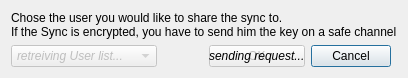
<?xml version="1.0" encoding="UTF-8"?>
<ui version="4.0">
 <class>QtShareDialog</class>
 <widget class="QDialog" name="QtShareDialog">
  <property name="geometry">
   <rect>
    <x>0</x>
    <y>0</y>
    <width>370</width>
    <height>75</height>
   </rect>
  </property>
  <property name="sizePolicy">
   <sizepolicy hsizetype="Fixed" vsizetype="Fixed">
    <horstretch>0</horstretch>
    <verstretch>0</verstretch>
   </sizepolicy>
  </property>
  <property name="windowTitle">
   <string>Add Share</string>
  </property>
  <property name="windowIcon">
   <iconset resource="qtClient.qrc">
    <normaloff>:/Resources/icon.png</normaloff>:/Resources/icon.png</iconset>
  </property>
  <layout class="QGridLayout" name="gridLayout_2">
   <item row="1" column="3">
    <widget class="QPushButton" name="cancelButton">
     <property name="text">
      <string>Cancel</string>
     </property>
    </widget>
   </item>
   <item row="1" column="0">
    <widget class="QComboBox" name="userBox">
     <property name="enabled">
      <bool>false</bool>
     </property>
     <property name="sizePolicy">
      <sizepolicy hsizetype="Expanding" vsizetype="Fixed">
       <horstretch>0</horstretch>
       <verstretch>0</verstretch>
      </sizepolicy>
     </property>
	  <layout class="QVBoxLayout" name="verticalLayout">
      <property name="leftMargin">
       <number>6</number>
      </property>
      <property name="topMargin">
       <number>0</number>
      </property>
      <property name="rightMargin">
       <number>11</number>
      </property>
      <property name="bottomMargin">
       <number>0</number>
      </property>
      <item>
       <widget class="QLabel" name="fetchUserLabel">
        <property name="enabled">
         <bool>false</bool>
        </property>
        <property name="text">
         <string>&lt;i&gt;retreiving User list...&lt;/i&gt;</string>
        </property>
       </widget>
      </item>
     </layout>
    </widget>
   </item>
   <item row="0" column="0" colspan="5">
    <widget class="QLabel" name="label">
     <property name="text">
      <string>Chose the user you would like to share the sync to.
If the Sync is encrypted, you have to send him the key on a safe channel</string>
     </property>
    </widget>
   </item>
   <item row="1" column="2">
    <layout class="QGridLayout" name="gridLayout">
     <item row="0" column="0">
      <widget class="QPushButton" name="okButton">
       <property name="enabled">
        <bool>false</bool>
       </property>
       <property name="text">
        <string>OK</string>
       </property>
      </widget>
     </item>
     <item row="0" column="0">
      <widget class="QLabel" name="sendLabel">
       <property name="text">
        <string>&lt;i&gt;sending request...&lt;/i&gt;</string>
       </property>
      </widget>
     </item>
    </layout>
   </item>
   <item row="1" column="1">
    <spacer name="horizontalSpacer">
     <property name="orientation">
      <enum>Qt::Horizontal</enum>
     </property>
     <property name="sizeType">
      <enum>QSizePolicy::Preferred</enum>
     </property>
     <property name="sizeHint" stdset="0">
      <size>
       <width>40</width>
       <height>20</height>
      </size>
     </property>
    </spacer>
   </item>
  </layout>
 </widget>
 <resources>
  <include location="qtClient.qrc"/>
 </resources>
 <connections>
  <connection>
   <sender>okButton</sender>
   <signal>clicked()</signal>
   <receiver>QtShareDialog</receiver>
   <slot>accept()</slot>
   <hints>
    <hint type="sourcelabel">
     <x>278</x>
     <y>253</y>
    </hint>
    <hint type="destinationlabel">
     <x>96</x>
     <y>254</y>
    </hint>
   </hints>
  </connection>
  <connection>
   <sender>cancelButton</sender>
   <signal>clicked()</signal>
   <receiver>QtShareDialog</receiver>
   <slot>reject()</slot>
   <hints>
    <hint type="sourcelabel">
     <x>369</x>
     <y>253</y>
    </hint>
    <hint type="destinationlabel">
     <x>179</x>
     <y>282</y>
    </hint>
   </hints>
  </connection>
 </connections>
</ui>
